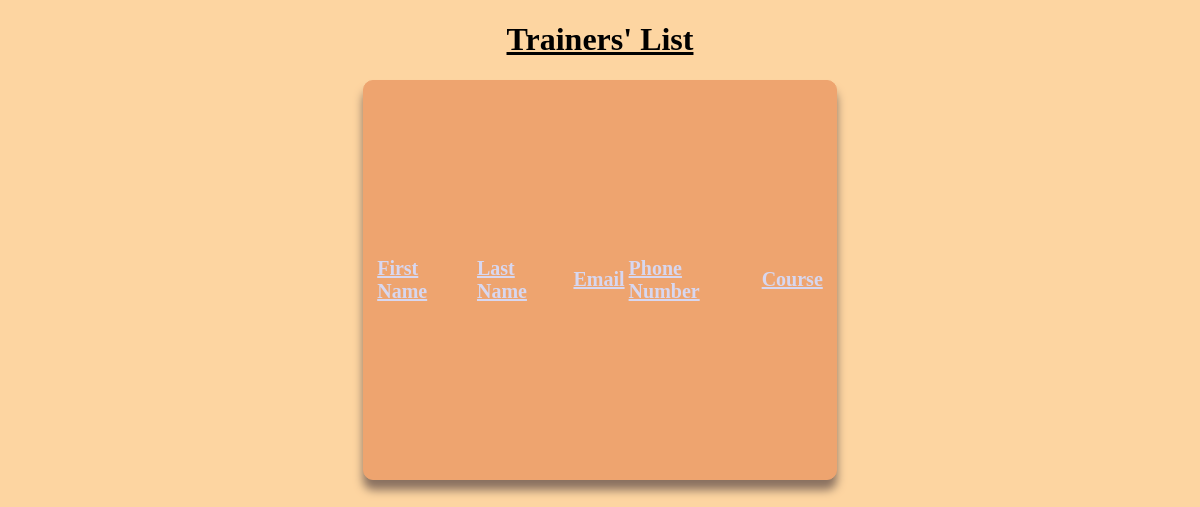
/trainer/list/, run on an earlier commit of the app's database.
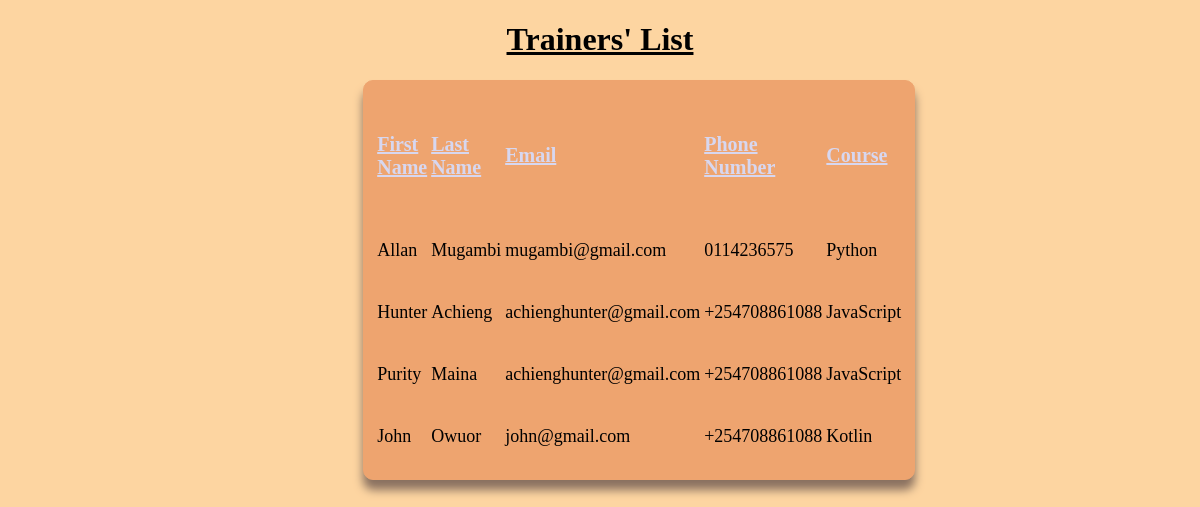
And on a later commit of the database.
### trainer/models.py (models this page shows)
class Trainer (models.Model):
    first_name = models.CharField(max_length=12)
    last_name = models.CharField(max_length=20)
    image = models.ImageField(default=None,upload_to= "images/")
    email = models.EmailField(default=None)
    phone_number = models.CharField(max_length=14, default=None)
    national_id = models.CharField(max_length=20, default=None)
    gender_choice =((u'F',u'Female'),(u'M',u'Male'),(u'O',u'Others'))
    gender = models.CharField(max_length=10,choices=gender_choice)
    city = models.CharField(max_length=10)
    company = models.CharField(max_length=30)
    course = models.CharField(max_length=20)
    contract = models.FileField(upload_to="files/")
    resume = models.FileField(upload_to="files/")
    salary = models.BigIntegerField()

### trainer/views.py (the view)
# urls.py: path("list/", trainer_list, name = "list"),
def trainer_list(request):
    trainers = Trainer.objects.all()
    return render(request,"trainer_list.html", {"trainers":trainers})

### trainer/templates/trainer_list.html (shortened to what this page needs)
<!DOCTYPE html>
<html lang="en">
<head>
</head>
<body>
    <h1>Trainers' List</h1>
    <table>
        <tr>
            <th>First Name</th>
            <th>Last Name</th>
            <th>Email</th>
            <th>Phone Number</th>
            <th>Course</th>
        </tr>
        {% for trainer in trainers %}
        <tr>
            <td>{{trainer.first_name}}</td>
                <td>{{trainer.last_name}}</td>
                <td>{{trainer.email}}</td>
                <td>{{trainer.phone_number}}</td>
                <td>{{trainer.course}}</td>
        </tr>
        {%endfor%}
    </table>
</body>
</html>

What changed in the data, as far as the page shows it:
added Trainer: first_name "Allan", last_name "Mugambi", email "mugambi@gmail.com", phone_number "0114236575", course "Python"
added Trainer: first_name "Hunter", last_name "Achieng", email "achienghunter@gmail.com", phone_number "+254708861088", course "JavaScript"
added Trainer: first_name "Purity", last_name "Maina", email "achienghunter@gmail.com", phone_number "+254708861088", course "JavaScript"
added Trainer: first_name "John", last_name "Owuor", email "john@gmail.com", phone_number "+254708861088", course "Kotlin"
